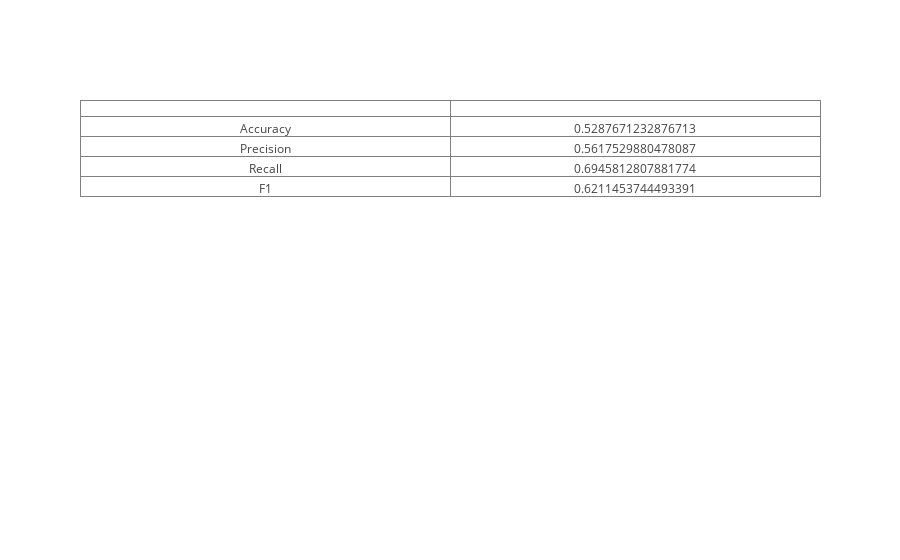

The cell this chart's notebook holds for it:
### Markdown cell above
### Without Stopwords

### Code cell
calculate_metrics(bullish_sw_free_y_test, bullish_sw_free_y_pred)

### Figure 1 — Plotly figure (JSON) as saved in the notebook; plotly's stock layout.template omitted (floating-point values rounded to 4 significant figures)
{"data": [{"cells": {"values": [["Accuracy", "Precision", "Recall", "F1"], [0.5288, 0.5618, 0.6946, 0.6211]]}, "type": "table", "uid": "93208d79-0318-49ca-b03b-89fd5822e41e"}], "layout": {}}
